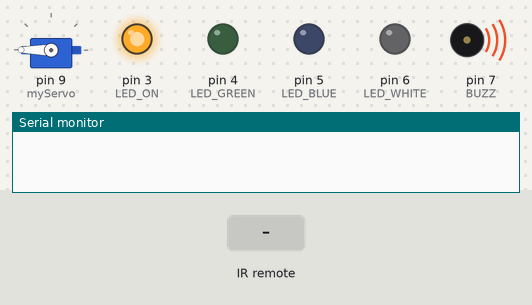
This sketch was run on a simulated Arduino Uno, built with avr-gcc and run on an emulated ATmega328P. Parts: servo, output pins drawn as LEDs (lit = HIGH), buzzer (waves = sounding, pin HIGH), the last lines printed to the serial monitor. The inputs (shaded band) are chosen by the test bench.

Above: at 1.9 s.
2.0 s: infrared code 0xFF6897 received
At 4.6 s:
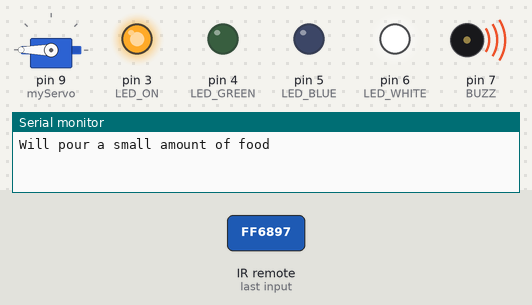
5.2 s: infrared code 0xFF9867 received
At 6.3 s:
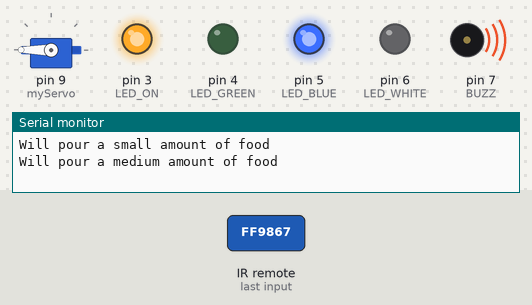
8.4 s: infrared code 0xFFB04F received
At 11.7 s:
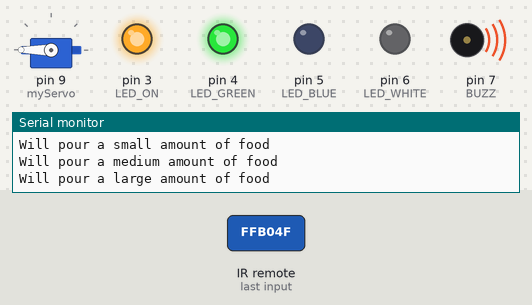
Timing chart, 0 to 19.7 s (numbered marks = the images above; inputs shaded):
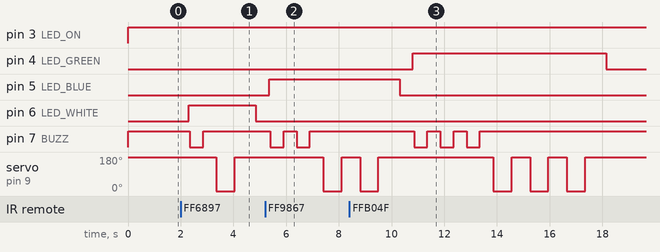

Measured:
- after the input at 2.0 s, pin 6 (LED_WHITE): LOW → HIGH after 0.30 s, → LOW 2.6 s later; pin 7 (BUZZ): HIGH → LOW after 0.35 s, → HIGH 0.50 s later; servo on pin 9 (myServo): 180° → 0° after 1.4 s, → 180° 0.70 s later
- after the input at 5.2 s, pin 5 (LED_BLUE): LOW → HIGH after 0.15 s; pin 7 (BUZZ): alternates HIGH for 0.50 s and LOW for 0.50 s, 4 changes in all, then stays HIGH, starting after 0.20 s; servo on pin 9 (myServo): 180° → 0° after 2.2 s, → 180° 0.70 s later
- after the input at 8.4 s, pin 4 (LED_GREEN): LOW → HIGH after 2.4 s, → LOW 7.4 s later; pin 7 (BUZZ): alternates HIGH for 0.50 s and LOW for 0.50 s, 6 changes in all, then stays HIGH, starting after 2.5 s

The sketch:

pet_feeder.ino
```cpp
#define IR_USE_TIMER1

#include <IRremote.h>
#include <Servo.h>

int RECV_PIN = 12; // define input pin on Arduino
IRrecv irrecv(RECV_PIN);
decode_results results; // decode_results class is defined in IRremote.h

Servo myServo;

const int LED_ON = 3;
const int LED_GREEN = 4;
const int LED_BLUE = 5;
const int LED_WHITE = 6;

const int BUZZ = 7;

void sing(int times) {
  digitalWrite(BUZZ, HIGH);
  delay(50);

  for (int i = 0; i < times; i++) {
    digitalWrite(BUZZ, LOW);
    delay(500);
    digitalWrite(BUZZ, HIGH);
    delay(500);
  }
}

void food(int amount){

  sing(amount);

  int del = 0;

  const int POS_MAX = 90;

  switch(amount){
    case 1:
      del = 200;
      break;
    case 2:
      del = 500;
      break;
    case 3:
      del = 1000;
      break;
    default:
      Serial.println("Illegal amount selected");
      del = '0';
  }

    myServo.write(0);
    delay(100);

    delay(del);

    myServo.write(180);
    delay(100);
}

void food2(int amount){

  sing(amount);

  int del = 0;
  const int POS_MAX = 90;
  del = 700;

  for (int i = 0; i < amount; i++) {
    myServo.write(0);

    delay(del);

    myServo.write(180);
    delay(del);
  }
}


void setup() {
  // put your setup code here, to run once:
  Serial.begin(9600);
  irrecv.enableIRIn();
  myServo.attach(9);

  pinMode(LED_ON, OUTPUT);
  pinMode(LED_GREEN, OUTPUT);
  pinMode(LED_BLUE, OUTPUT);
  pinMode(LED_WHITE, OUTPUT);

  pinMode(BUZZ, OUTPUT);
}

void loop() {
  // put your main code here, to run repeatedly:

  digitalWrite(LED_ON, HIGH);
  digitalWrite(LED_GREEN, LOW);
  digitalWrite(LED_BLUE, LOW);
  digitalWrite(LED_WHITE, LOW);

  digitalWrite(BUZZ, HIGH);

  myServo.write(180);
  delay(500);

  long int flag = 0;

  if (irrecv.decode()) {
    irrecv.printResultShort(&Serial);
    Serial.println();
    // Serial.println(irrecv.results.value);

    flag = irrecv.results.value;
    // Receive the next value

    irrecv.resume();
  }

  if (flag == 16738455){
    Serial.println("Will pour a small amount of food");
    digitalWrite(LED_WHITE, HIGH);
    food2(1);
 }
 else if (flag == 16750695){
    Serial.println("Will pour a medium amount of food");
    digitalWrite(LED_BLUE, HIGH);
    food2(2);
 }
 else if (flag == 16756815){
  Serial.println("Will pour a large amount of food");
  digitalWrite(LED_GREEN, HIGH);
  food2(3);
 }
 else{
   // Serial.println("Currently not active");
 }

   delay(100);
  //16738455 = 1
  //16750695 = 2
  //16756815 = 3
}
```
